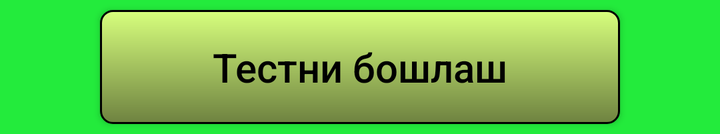
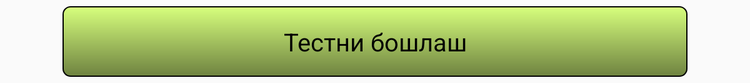

An Android layout and its configuration variant, each rendered on a device that would load it. The default file and the variant file are quoted in full after the pictures.
<!-- AndroidManifest.xml: application theme AppTheme -->
<!-- res/layout/finish_item.xml -->
<?xml version="1.0" encoding="utf-8"?>
<LinearLayout xmlns:android="http://schemas.android.com/apk/res/android"
    xmlns:app="http://schemas.android.com/apk/res-auto"
    android:layout_width="match_parent"
    android:layout_height="wrap_content"
    android:background="@color/color_fon"
    android:orientation="vertical">

    <Button
        android:id="@+id/text_finish"
        style="@style/text_for_finish"
        android:text="@string/start_test_btn"
        android:textSize="20sp"
        app:autoSizeMaxTextSize="100sp"
        app:autoSizeMinTextSize="20sp"
        app:autoSizeStepGranularity="1sp"
        app:autoSizeTextType="uniform" />

</LinearLayout>
<!-- resources referenced by this layout -->
<resources>
  <color name="color_fon">#23EB3C</color>
  <string name="start_test_btn">Тестни бошлаш</string>
  <style name="text_for_finish" parent="base_style">
          <item name="android:layout_marginStart">50dp</item>
          <item name="android:layout_marginEnd">50dp</item>
          <item name="android:textAllCaps">false</item>
          <item name="android:gravity">center</item>
          <item name="android:background">@drawable/text_answer</item>
          <item name="android:textColor">@android:color/black</item>
      </style>
  <style name="AppTheme" parent="Theme.AppCompat.Light.NoActionBar">
          
          <item name="colorPrimary">@color/colorPrimary</item>
          <item name="colorPrimaryDark">@color/colorPrimaryDark</item>
          <item name="colorAccent">@color/colorAccent</item>
      </style>
  <style name="base_style">
          <item name="android:layout_width">match_parent</item>
          <item name="android:layout_height">wrap_content</item>
          <item name="android:layout_marginTop">5dp</item>
          <item name="android:layout_marginBottom">5dp</item>
          <item name="android:layout_marginEnd">25dp</item>
          <item name="android:paddingTop">15dp</item>
          <item name="android:paddingBottom">15dp</item>
          <item name="android:paddingStart">25dp</item>
          <item name="android:paddingEnd">25dp</item>
      </style>
  <!-- drawable text_answer (drawable) -->
  <?xml version="1.0" encoding="utf-8"?>
  <inset xmlns:android="http://schemas.android.com/apk/res/android">
      <shape android:shape="rectangle">
  
          <gradient
              android:startColor="@color/panel_start"
              android:endColor="@color/panel_end"
              android:angle="270"
              android:type="linear"/>
  
          <stroke android:width="1dp" android:color="@android:color/black"/>
  
          <corners android:radius="6dp"/>
  
      </shape>
  </inset>
  <color name="colorPrimary">#6200EE</color>
  <color name="colorPrimaryDark">#3700B3</color>
  <color name="colorAccent">#03DAC5</color>
  <color name="panel_start">#D7FF7D</color>
  <color name="panel_end">#6E8240</color>
</resources>
<!-- res/layout-sw600dp/finish_item.xml (the repository's variant of the layout above) -->
<!-- drawn on a 7-inch tablet held upright -->
<?xml version="1.0" encoding="utf-8"?>
<LinearLayout xmlns:android="http://schemas.android.com/apk/res/android"
    xmlns:app="http://schemas.android.com/apk/res-auto"
    android:layout_width="match_parent"
    android:layout_height="wrap_content"
    android:orientation="vertical">

    <TextView
        android:id="@+id/text_finish"
        style="@style/text_for_finish"
        android:text="@string/start_test_btn"
        android:textSize="20sp"/>

</LinearLayout>
<!-- resources referenced by the variant -->
<!-- as a 7-inch tablet held upright resolves them -->
<resources>
  <string name="start_test_btn">Тестни бошлаш</string>
  <style name="text_for_finish" parent="base_style">
          <item name="android:layout_marginStart">50dp</item>
          <item name="android:layout_marginEnd">50dp</item>
          <item name="android:textAllCaps">false</item>
          <item name="android:gravity">center</item>
          <item name="android:background">@drawable/text_answer</item>
          <item name="android:textColor">@android:color/black</item>
      </style>
  <style name="AppTheme" parent="Theme.AppCompat.Light.NoActionBar">
          
          <item name="colorPrimary">@color/colorPrimary</item>
          <item name="colorPrimaryDark">@color/colorPrimaryDark</item>
          <item name="colorAccent">@color/colorAccent</item>
      </style>
  <style name="base_style">
          <item name="android:layout_width">match_parent</item>
          <item name="android:layout_height">wrap_content</item>
          <item name="android:layout_marginTop">5dp</item>
          <item name="android:layout_marginBottom">5dp</item>
          <item name="android:layout_marginEnd">25dp</item>
          <item name="android:paddingTop">15dp</item>
          <item name="android:paddingBottom">15dp</item>
          <item name="android:paddingStart">25dp</item>
          <item name="android:paddingEnd">25dp</item>
      </style>
  <!-- drawable text_answer (drawable) -->
  <?xml version="1.0" encoding="utf-8"?>
  <inset xmlns:android="http://schemas.android.com/apk/res/android">
      <shape android:shape="rectangle">
  
          <gradient
              android:startColor="@color/panel_start"
              android:endColor="@color/panel_end"
              android:angle="270"
              android:type="linear"/>
  
          <stroke android:width="1dp" android:color="@android:color/black"/>
  
          <corners android:radius="6dp"/>
  
      </shape>
  </inset>
  <color name="colorPrimary">#6200EE</color>
  <color name="colorPrimaryDark">#3700B3</color>
  <color name="colorAccent">#03DAC5</color>
  <color name="panel_start">#D7FF7D</color>
  <color name="panel_end">#6E8240</color>
</resources>
